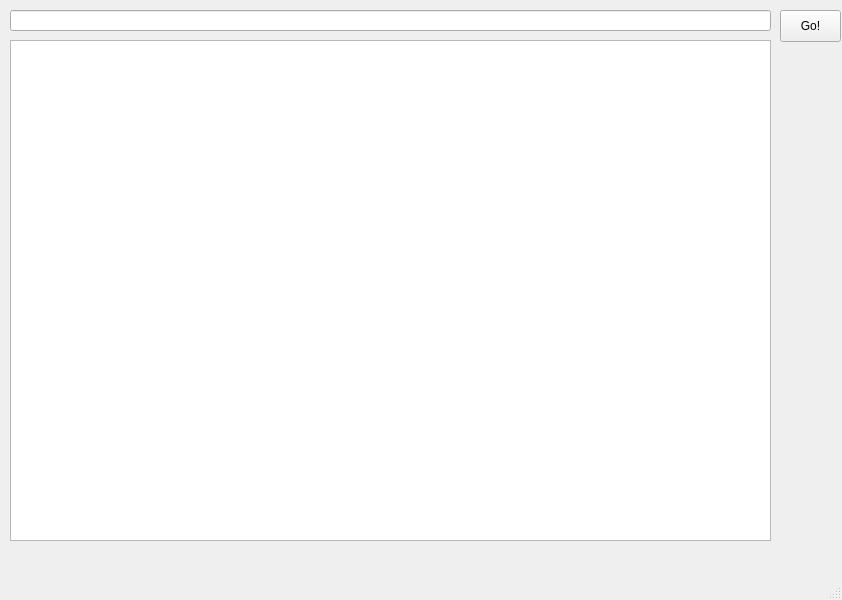
<?xml version="1.0" encoding="UTF-8"?>
<ui version="4.0">
 <class>MainWindow</class>
 <widget class="QMainWindow" name="MainWindow">
  <property name="geometry">
   <rect>
    <x>0</x>
    <y>0</y>
    <width>842</width>
    <height>600</height>
   </rect>
  </property>
  <property name="windowTitle">
   <string>MainWindow</string>
  </property>
  <widget class="QWidget" name="centralwidget">
   <widget class="QPushButton" name="go_bttn">
    <property name="geometry">
     <rect>
      <x>780</x>
      <y>10</y>
      <width>61</width>
      <height>32</height>
     </rect>
    </property>
    <property name="text">
     <string>Go!</string>
    </property>
   </widget>
   <widget class="QLineEdit" name="url_txtbx">
    <property name="geometry">
     <rect>
      <x>10</x>
      <y>10</y>
      <width>761</width>
      <height>21</height>
     </rect>
    </property>
   </widget>
   <widget class="QTextEdit" name="viewer_txt_bx">
    <property name="geometry">
     <rect>
      <x>10</x>
      <y>40</y>
      <width>761</width>
      <height>501</height>
     </rect>
    </property>
   </widget>
  </widget>
  <widget class="QMenuBar" name="menubar">
   <property name="geometry">
    <rect>
     <x>0</x>
     <y>0</y>
     <width>842</width>
     <height>22</height>
    </rect>
   </property>
  </widget>
  <widget class="QStatusBar" name="statusbar"/>
 </widget>
 <resources/>
 <connections/>
</ui>
